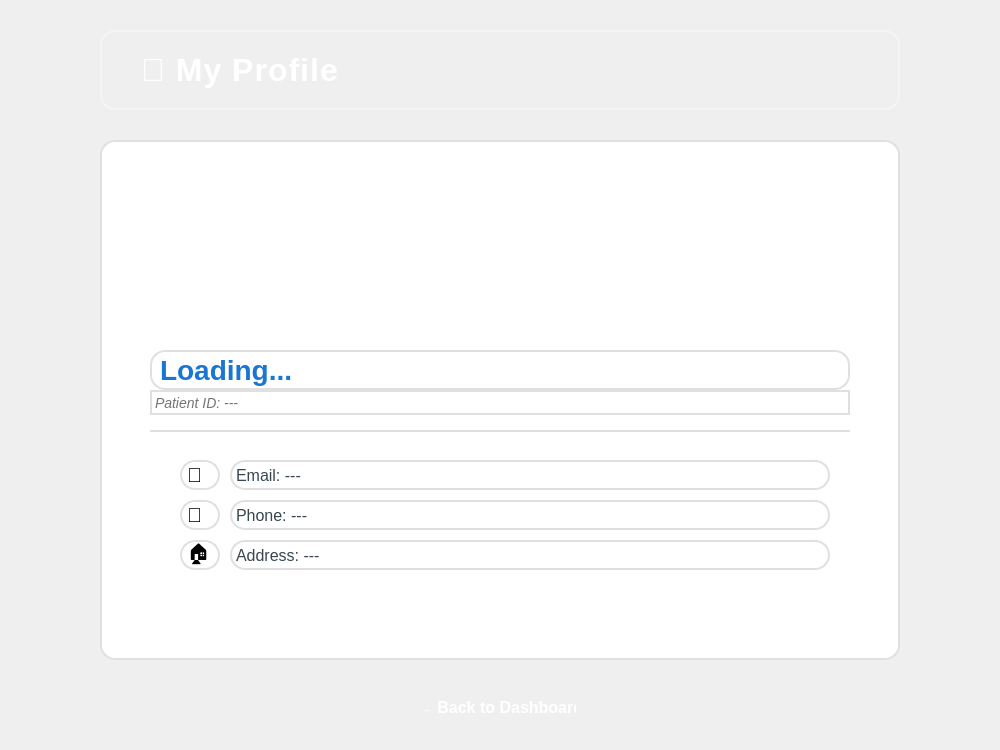
<?xml version="1.0" encoding="UTF-8"?>
<ui version="4.0">
 <class>MyProfile</class>
 <widget class="QDialog" name="MyProfile">
  <property name="geometry">
   <rect>
    <x>0</x>
    <y>0</y>
    <width>1000</width>
    <height>750</height>
   </rect>
  </property>
  <property name="windowTitle">
   <string>MedPlus - My Profile</string>
  </property>
  <property name="styleSheet">
   <string notr="true">QDialog {
    background: qlineargradient(x1:0, y1:0, x2:1, y2:1,
        stop:0 #e3f2fd, stop:1 #ffffff);
    border-radius: 15px;
}</string>
  </property>
  <widget class="QFrame" name="frameCircle1">
   <property name="geometry">
    <rect>
     <x>-80</x>
     <y>-80</y>
     <width>300</width>
     <height>300</height>
    </rect>
   </property>
   <property name="styleSheet">
    <string notr="true">QFrame {
    background: qradialgradient(cx:0.5, cy:0.5, radius:1,
        fx:0.5, fy:0.5, stop:0 rgba(25, 118, 210, 0.15), stop:1 transparent);
    border-radius: 150px;
    border: none;
}</string>
   </property>
  </widget>
  <widget class="QFrame" name="frameCircle2">
   <property name="geometry">
    <rect>
     <x>750</x>
     <y>500</y>
     <width>350</width>
     <height>350</height>
    </rect>
   </property>
   <property name="styleSheet">
    <string notr="true">QFrame {
    background: qradialgradient(cx:0.5, cy:0.5, radius:1,
        fx:0.5, fy:0.5, stop:0 rgba(66, 165, 245, 0.15), stop:1 transparent);
    border-radius: 175px;
    border: none;
}</string>
   </property>
  </widget>
  <widget class="QLabel" name="lblTitle">
   <property name="geometry">
    <rect>
     <x>100</x>
     <y>30</y>
     <width>800</width>
     <height>80</height>
    </rect>
   </property>
   <property name="styleSheet">
    <string notr="true">QLabel {
    font-size: 32px;
    font-weight: bold;
    color: white;
    background: qlineargradient(x1:0, y1:0, x2:1, y2:0,
        stop:0 #1976d2, stop:0.5 #42a5f5, stop:1 #64b5f6);
    padding: 20px 30px;
    border-radius: 15px;
    border: 2px solid rgba(255, 255, 255, 0.3);
    letter-spacing: 1px;
    qproperty-alignment: AlignCenter;
}</string>
   </property>
   <property name="text">
    <string>👤 My Profile</string>
   </property>
  </widget>
  <widget class="QFrame" name="frameProfileCard">
   <property name="geometry">
    <rect>
     <x>100</x>
     <y>140</y>
     <width>800</width>
     <height>520</height>
    </rect>
   </property>
   <property name="styleSheet">
    <string notr="true">QFrame {
    background-color: white;
    border-radius: 15px;
    border: 2px solid #e0e0e0;
}</string>
   </property>
   <widget class="QFrame" name="frameAvatar">
    <property name="geometry">
     <rect>
      <x>320</x>
      <y>30</y>
      <width>160</width>
      <height>160</height>
     </rect>
    </property>
    <property name="styleSheet">
     <string notr="true">QFrame {
    background: qlineargradient(x1:0, y1:0, x2:1, y2:1,
        stop:0 #42a5f5, stop:1 #1e88e5);
    border-radius: 80px;
    border: 5px solid white;
}</string>
    </property>
    <widget class="QLabel" name="lblAvatar">
     <property name="geometry">
      <rect>
       <x>0</x>
       <y>0</y>
       <width>160</width>
       <height>160</height>
      </rect>
     </property>
     <property name="styleSheet">
      <string notr="true">QLabel {
    font-size: 80px;
    color: white;
    background: transparent;
    border: none;
    qproperty-alignment: AlignCenter;
}</string>
     </property>
     <property name="text">
      <string>👤</string>
     </property>
    </widget>
   </widget>
   <widget class="QLabel" name="lblName">
    <property name="geometry">
     <rect>
      <x>50</x>
      <y>210</y>
      <width>700</width>
      <height>40</height>
     </rect>
    </property>
    <property name="styleSheet">
     <string notr="true">QLabel {
    font-size: 28px;
    font-weight: bold;
    color: #1976d2;
    background: transparent;
    qproperty-alignment: AlignCenter;
}</string>
    </property>
    <property name="text">
     <string>Loading...</string>
    </property>
   </widget>
   <widget class="QLabel" name="lblPatientId">
    <property name="geometry">
     <rect>
      <x>50</x>
      <y>250</y>
      <width>700</width>
      <height>25</height>
     </rect>
    </property>
    <property name="styleSheet">
     <string notr="true">QLabel {
    font-size: 14px;
    color: #757575;
    background: transparent;
    qproperty-alignment: AlignCenter;
    font-style: italic;
}</string>
    </property>
    <property name="text">
     <string>Patient ID: ---</string>
    </property>
   </widget>
   <widget class="QFrame" name="lineDiv">
    <property name="geometry">
     <rect>
      <x>50</x>
      <y>290</y>
      <width>700</width>
      <height>2</height>
     </rect>
    </property>
    <property name="styleSheet">
     <string notr="true">QFrame {
    background-color: #e0e0e0;
    border: none;
}</string>
    </property>
   </widget>
   <widget class="QLabel" name="lblEmailIcon">
    <property name="geometry">
     <rect>
      <x>80</x>
      <y>320</y>
      <width>40</width>
      <height>30</height>
     </rect>
    </property>
    <property name="styleSheet">
     <string notr="true">QLabel {
    font-size: 20px;
    background: transparent;
}</string>
    </property>
    <property name="text">
     <string>📧</string>
    </property>
   </widget>
   <widget class="QLabel" name="lblEmail">
    <property name="geometry">
     <rect>
      <x>130</x>
      <y>320</y>
      <width>600</width>
      <height>30</height>
     </rect>
    </property>
    <property name="styleSheet">
     <string notr="true">QLabel {
    font-size: 16px;
    color: #37474f;
    background: transparent;
}</string>
    </property>
    <property name="text">
     <string>Email: ---</string>
    </property>
   </widget>
   <widget class="QLabel" name="lblPhoneIcon">
    <property name="geometry">
     <rect>
      <x>80</x>
      <y>360</y>
      <width>40</width>
      <height>30</height>
     </rect>
    </property>
    <property name="styleSheet">
     <string notr="true">QLabel {
    font-size: 20px;
    background: transparent;
}</string>
    </property>
    <property name="text">
     <string>📱</string>
    </property>
   </widget>
   <widget class="QLabel" name="lblPhone">
    <property name="geometry">
     <rect>
      <x>130</x>
      <y>360</y>
      <width>600</width>
      <height>30</height>
     </rect>
    </property>
    <property name="styleSheet">
     <string notr="true">QLabel {
    font-size: 16px;
    color: #37474f;
    background: transparent;
}</string>
    </property>
    <property name="text">
     <string>Phone: ---</string>
    </property>
   </widget>
   <widget class="QLabel" name="lblAddressIcon">
    <property name="geometry">
     <rect>
      <x>80</x>
      <y>400</y>
      <width>40</width>
      <height>30</height>
     </rect>
    </property>
    <property name="styleSheet">
     <string notr="true">QLabel {
    font-size: 20px;
    background: transparent;
}</string>
    </property>
    <property name="text">
     <string>🏠</string>
    </property>
   </widget>
   <widget class="QLabel" name="lblAddress">
    <property name="geometry">
     <rect>
      <x>130</x>
      <y>400</y>
      <width>600</width>
      <height>30</height>
     </rect>
    </property>
    <property name="styleSheet">
     <string notr="true">QLabel {
    font-size: 16px;
    color: #37474f;
    background: transparent;
}</string>
    </property>
    <property name="text">
     <string>Address: ---</string>
    </property>
   </widget>
   <widget class="QPushButton" name="btnEditProfile">
    <property name="geometry">
     <rect>
      <x>250</x>
      <y>450</y>
      <width>300</width>
      <height>50</height>
     </rect>
    </property>
    <property name="styleSheet">
     <string notr="true">QPushButton {
    font-size: 16px;
    font-weight: bold;
    color: white;
    background: qlineargradient(x1:0, y1:0, x2:1, y2:0,
        stop:0 #66bb6a, stop:1 #43a047);
    border: none;
    border-radius: 12px;
    padding: 12px 24px;
}

QPushButton:hover {
    background: qlineargradient(x1:0, y1:0, x2:1, y2:0,
        stop:0 #4caf50, stop:1 #388e3c);
}

QPushButton:pressed {
    background: qlineargradient(x1:0, y1:0, x2:1, y2:0,
        stop:0 #388e3c, stop:1 #2e7d32);
}</string>
    </property>
    <property name="text">
     <string>✏️ Edit Profile</string>
    </property>
   </widget>
  </widget>
  <widget class="QPushButton" name="btnBack">
   <property name="geometry">
    <rect>
     <x>400</x>
     <y>680</y>
     <width>200</width>
     <height>55</height>
    </rect>
   </property>
   <property name="styleSheet">
    <string notr="true">QPushButton {
    font-size: 16px;
    font-weight: bold;
    color: white;
    background: qlineargradient(x1:0, y1:0, x2:1, y2:0,
        stop:0 #1976d2, stop:1 #42a5f5);
    border: none;
    border-radius: 12px;
    padding: 12px 24px;
}

QPushButton:hover {
    background: qlineargradient(x1:0, y1:0, x2:1, y2:0,
        stop:0 #1565c0, stop:1 #1976d2);
}

QPushButton:pressed {
    background: qlineargradient(x1:0, y1:0, x2:1, y2:0,
        stop:0 #0d47a1, stop:1 #1565c0);
}</string>
   </property>
   <property name="text">
    <string>← Back to Dashboard</string>
   </property>
  </widget>
 </widget>
 <resources/>
 <connections/>
</ui>
